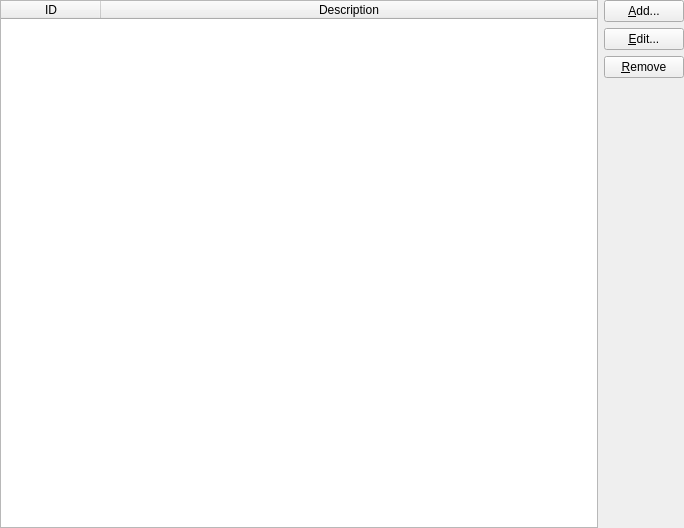
<?xml version="1.0" encoding="UTF-8"?>
<ui version="4.0">
 <class>languagesConfigWidget</class>
 <widget class="QWidget" name="languagesConfigWidget">
  <property name="geometry">
   <rect>
    <x>0</x>
    <y>0</y>
    <width>684</width>
    <height>528</height>
   </rect>
  </property>
  <property name="windowTitle">
   <string>Form</string>
  </property>
  <layout class="QHBoxLayout" name="horizontalLayout">
   <property name="margin">
    <number>0</number>
   </property>
   <item>
    <widget class="QTableWidget" name="languageList">
     <property name="editTriggers">
      <set>QAbstractItemView::NoEditTriggers</set>
     </property>
     <property name="selectionMode">
      <enum>QAbstractItemView::SingleSelection</enum>
     </property>
     <property name="selectionBehavior">
      <enum>QAbstractItemView::SelectRows</enum>
     </property>
     <property name="showGrid">
      <bool>false</bool>
     </property>
     <attribute name="horizontalHeaderHighlightSections">
      <bool>false</bool>
     </attribute>
     <attribute name="horizontalHeaderStretchLastSection">
      <bool>true</bool>
     </attribute>
     <attribute name="verticalHeaderVisible">
      <bool>false</bool>
     </attribute>
     <attribute name="verticalHeaderHighlightSections">
      <bool>false</bool>
     </attribute>
     <attribute name="verticalHeaderStretchLastSection">
      <bool>false</bool>
     </attribute>
     <column>
      <property name="text">
       <string>ID</string>
      </property>
     </column>
     <column>
      <property name="text">
       <string>Description</string>
      </property>
     </column>
    </widget>
   </item>
   <item>
    <layout class="QVBoxLayout" name="verticalLayout">
     <item>
      <widget class="QPushButton" name="addButton">
       <property name="text">
        <string>&amp;Add...</string>
       </property>
      </widget>
     </item>
     <item>
      <widget class="QPushButton" name="editButton">
       <property name="text">
        <string>&amp;Edit...</string>
       </property>
      </widget>
     </item>
     <item>
      <widget class="QPushButton" name="removeButton">
       <property name="text">
        <string>&amp;Remove</string>
       </property>
      </widget>
     </item>
     <item>
      <spacer name="verticalSpacer">
       <property name="orientation">
        <enum>Qt::Vertical</enum>
       </property>
       <property name="sizeHint" stdset="0">
        <size>
         <width>20</width>
         <height>40</height>
        </size>
       </property>
      </spacer>
     </item>
    </layout>
   </item>
  </layout>
 </widget>
 <resources/>
 <connections/>
</ui>
